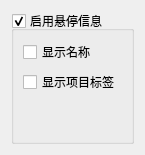
<?xml version="1.0" encoding="UTF-8"?>
<ui version="4.0">
 <class>MapHoverInfoWidget</class>
 <widget class="QWidget" name="MapHoverInfoWidget">
  <property name="geometry">
   <rect>
    <x>0</x>
    <y>0</y>
    <width>145</width>
    <height>155</height>
   </rect>
  </property>
  <property name="windowTitle">
   <string>悬停信息</string>
  </property>
  <layout class="QVBoxLayout" name="widgetLayout">
   <item>
    <widget class="QGroupBox" name="enableHoverInfoGroupBox">
     <property name="title">
      <string>启用悬停信息</string>
     </property>
     <property name="checkable">
      <bool>true</bool>
     </property>
     <layout class="QVBoxLayout" name="groupBoxLayout">
      <item>
       <widget class="QCheckBox" name="showNamesCheckBox">
        <property name="text">
         <string>显示名称</string>
        </property>
       </widget>
      </item>
      <item>
       <widget class="QCheckBox" name="showLabelsCheckBox">
        <property name="text">
         <string>显示项目标签</string>
        </property>
       </widget>
      </item>
      <item>
       <widget class="MapHoverInfo::ListSelectionWidget" name="platformHoverInfo" native="true"/>
      </item>
      <item>
       <widget class="MapHoverInfo::ListSelectionWidget" name="trackHoverInfo" native="true"/>
      </item>
      <item>
       <widget class="MapHoverInfo::ListSelectionWidget" name="platformEventHoverInfo" native="true"/>
      </item>
      <item>
       <widget class="MapHoverInfo::ListSelectionWidget" name="weaponEventHoverInfo" native="true"/>
      </item>
     </layout>
    </widget>
   </item>
  </layout>
 </widget>
 <customwidgets>
  <customwidget>
   <class>MapHoverInfo::ListSelectionWidget</class>
   <extends>QWidget</extends>
   <header>MapHoverInfoListSelectionWidget.hpp</header>
   <container>1</container>
  </customwidget>
 </customwidgets>
 <resources/>
 <connections/>
</ui>
